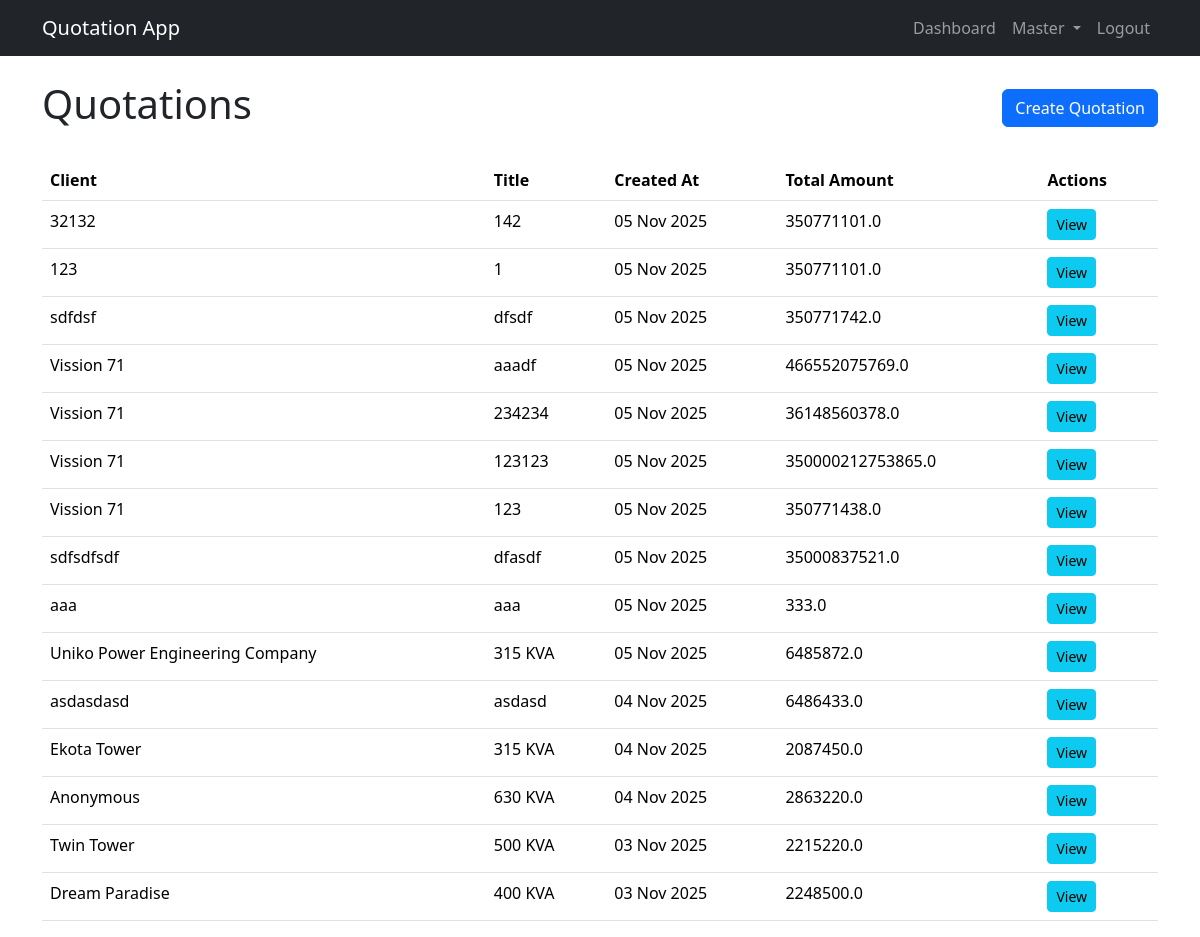
The app's page / (signed in) with its own data.
### pages/models.py (models this page shows, shortened)
class Quotation(models.Model):
    title = models.CharField(max_length=255)
    client_name = models.CharField(max_length=255)
    template = models.ForeignKey(QuotationTemplate, on_delete=models.SET_NULL, null=True, blank=True)
    created_at = models.DateTimeField(auto_now_add=True)
    def total_amount(self):
        return sum(group.subtotal() for group in self.groups.all())

class QuotationGroup(models.Model):
    quotation = models.ForeignKey(Quotation, on_delete=models.CASCADE, related_name='groups')
    name = models.CharField(max_length=255)
    def subtotal(self):
        return sum(item.total_price for item in self.items.all())

class QuotationItem(models.Model):
    group = models.ForeignKey(QuotationGroup, on_delete=models.CASCADE, related_name='items')
    item = models.ForeignKey(Item, on_delete=models.SET_NULL, null=True, blank=True)
    description = models.CharField(max_length=255, blank=True, null=True)
    unit = models.ForeignKey(Unit, on_delete=models.SET_NULL, null=True, blank=True)
    qty = models.FloatField(default=0)
    unit_price = models.FloatField(default=0)
    total_price = models.FloatField(default=0)

### pages/views.py (the view)
# urls.py: path('', QuotationListView.as_view(), name='quotation_list'),
@method_decorator(login_required, name='dispatch')
class QuotationListView(ListView):
    model = Quotation
    template_name = 'pages/quotations/quotation_list.html'
    context_object_name = 'quotations'
    def get_queryset(self):
        return Quotation.objects.all().order_by('-created_at')

### templates/pages/quotations/quotation_list.html (shortened to what this page needs)
{% extends 'base.html' %}
{% block content %}
    <div class="d-flex justify-content-between align-items-center mb-4">
        <h1>Quotations</h1>
        <a href="{% url 'quotation_create' %}" class="btn btn-primary">Create Quotation</a>
    </div>
    <table class="table">
        <thead>
            <tr>
                <th>Client</th>
                <th>Title</th>
                <th>Created At</th>
                <th>Total Amount</th>
                <th>Actions</th>
            </tr>
        </thead>
        <tbody>
            {% for quotation in quotations %}
                <tr>
                    <td>{{ quotation.client_name }}</td>
                    <td>{{ quotation.title }}</td>
                    <td>{{ quotation.created_at|date:"d M Y" }}</td>
                    <td>{{ quotation.total_amount }}</td>
                    <td>
                        <a href="{% url 'quotation_view' quotation.pk %}" class="btn btn-sm btn-info">View</a>
                    </td>
                </tr>
            {% empty %}
                <tr>
                    <td colspan="5">No quotations found.</td>
                </tr>
            {% endfor %}
        </tbody>
    </table>
{% endblock %}

### records on screen
Quotation: client_name "32132", title "142", created_at "05 Nov 2025", total_amount "350771101.0"
Quotation: client_name "123", title "1", created_at "05 Nov 2025", total_amount "350771101.0"
Quotation: client_name "sdfdsf", title "dfsdf", created_at "05 Nov 2025", total_amount "350771742.0"
Quotation: client_name "Vission 71", title "aaadf", created_at "05 Nov 2025", total_amount "466552075769.0"
Quotation: client_name "Vission 71", title "234234", created_at "05 Nov 2025", total_amount "36148560378.0"
Quotation: client_name "Vission 71", title "123123", created_at "05 Nov 2025", total_amount "350000212753865.0"
Quotation: client_name "Vission 71", title "123", created_at "05 Nov 2025", total_amount "350771438.0"
Quotation: client_name "sdfsdfsdf", title "dfasdf", created_at "05 Nov 2025", total_amount "35000837521.0"
Quotation: client_name "aaa", title "aaa", created_at "05 Nov 2025", total_amount "333.0"
Quotation: client_name "Uniko Power Engineering Company", title "315 KVA", created_at "05 Nov 2025", total_amount "6485872.0"
Quotation: client_name "asdasdasd", title "asdasd", created_at "04 Nov 2025", total_amount "6486433.0"
Quotation: client_name "Ekota Tower", title "315 KVA", created_at "04 Nov 2025", total_amount "2087450.0"
Quotation: client_name "Anonymous", title "630 KVA", created_at "04 Nov 2025", total_amount "2863220.0"
Quotation: client_name "Twin Tower", title "500 KVA", created_at "03 Nov 2025", total_amount "2215220.0"
Quotation: client_name "Dream Paradise", title "400 KVA", created_at "03 Nov 2025", total_amount "2248500.0"
